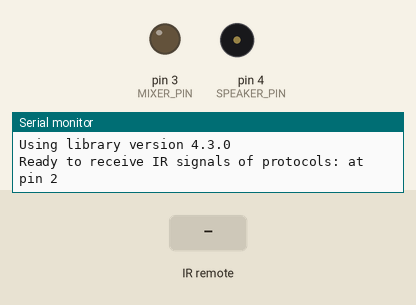
This sketch was run on a simulated Arduino Uno, built with avr-gcc and run on an emulated ATmega328P. Parts: output pins drawn as LEDs (lit = HIGH), buzzer (waves = sounding, pin HIGH), the last lines printed to the serial monitor. Inputs (shaded band) come from the test bench.

Above: at 1.2 s.
1.3 s: infrared code 0x70 received
At 2.5 s:
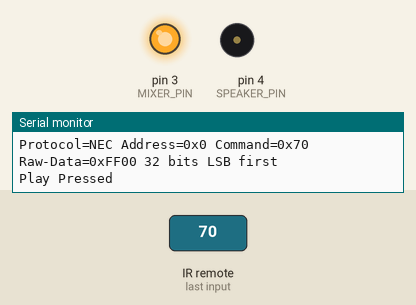
2.8 s: infrared code 0x7E received
At 3.8 s:
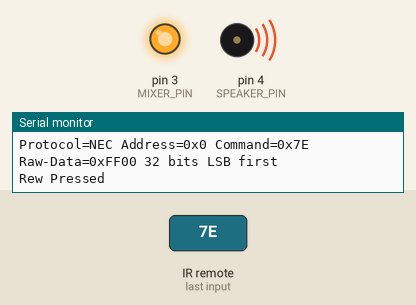
4.3 s: infrared code 0x71 received
At 5.7 s:
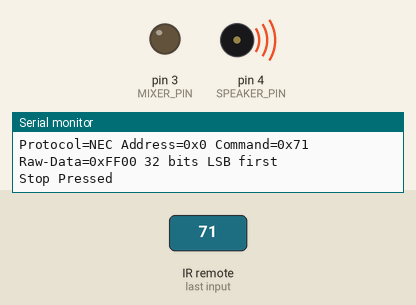
Timing chart, 0 to 7.3 s (numbered marks = the images above; inputs shaded):
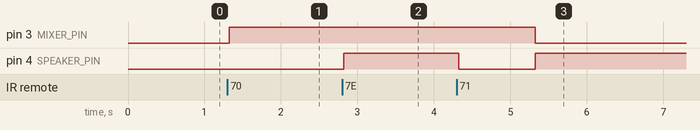

Measured:
- after the input at 1.3 s, pin 3 (MIXER_PIN): LOW → HIGH at once
- after the input at 2.8 s, pin 4 (SPEAKER_PIN): LOW → HIGH at once
- after the input at 4.3 s, pin 3 (MIXER_PIN): HIGH → LOW after 1.0 s; pin 4 (SPEAKER_PIN): HIGH → LOW at once, → HIGH 1.0 s later

The sketch:

remote_reader.ino
```cpp
// (licence header left out)
/*
 * Specify which protocol(s) should be used for decoding.
 * If no protocol is defined, all protocols (except Bang&Olufsen) are active.
 * This must be done before the #include <IRremote.hpp>
 */
//#define DECODE_DENON        // Includes Sharp
//#define DECODE_JVC
//#define DECODE_KASEIKYO
//#define DECODE_PANASONIC    // alias for DECODE_KASEIKYO
//#define DECODE_LG
#define DECODE_NEC          // Includes Apple and Onkyo
//#define DECODE_SAMSUNG
//#define DECODE_SONY
//#define DECODE_RC5
//#define DECODE_RC6

//#define DECODE_BOSEWAVE
//#define DECODE_LEGO_PF
//#define DECODE_MAGIQUEST
//#define DECODE_WHYNTER
//#define DECODE_FAST

//#define DECODE_DISTANCE_WIDTH // Universal decoder for pulse distance width protocols
//#define DECODE_HASH         // special decoder for all protocols

//#define DECODE_BEO          // This protocol must always be enabled manually, i.e. it is NOT enabled if no protocol is defined. It prevents decoding of SONY!

//#define DEBUG               // Activate this for lots of lovely debug output from the decoders.

//#define RAW_BUFFER_LENGTH  180  // Default is 112 if DECODE_MAGIQUEST is enabled, otherwise 100.

#include <Arduino.h>

//#include "conf.h" // Define macros for input and output pin etc.
#include <IRremote.hpp>

#define STR_HELPER(x) #x
#define STR(x) STR_HELPER(x)


#define IR_RECEIVE_PIN    2
#define MIXER_PIN         3
#define SPEAKER_PIN       4

#define SPEAKER_DELAY     1000

#define PLAY    0x70
#define PAUSE   0x81
#define STOP    0x71
#define RWD     0x7E
#define FWD     0x7D
#define PREV    0x80
#define NEXT    0x7F

bool mixer_on = false;
bool speaker_on = false;

typedef enum {
  ON,
  OFF
} PowerStatus;

void setup() {
    pinMode(MIXER_PIN, OUTPUT);
    pinMode(SPEAKER_PIN, OUTPUT);
    Serial.begin(9600);
    // Just to know which program is running on my Arduino
    Serial.println(F("START " __FILE__ " from " __DATE__ "\r\nUsing library version " VERSION_IRREMOTE));

    // Start the receiver and if not 3. parameter specified, take LED_BUILTIN pin from the internal boards definition as default feedback LED
    IrReceiver.begin(IR_RECEIVE_PIN, ENABLE_LED_FEEDBACK);

    Serial.print(F("Ready to receive IR signals of protocols: "));
    printActiveIRProtocols(&Serial);
    Serial.println(F("at pin " STR(IR_RECEIVE_PIN)));
}

void loop() {
    /*
     * Check if received data is available and if yes, try to decode it.
     * Decoded result is in the IrReceiver.decodedIRData structure.
     *
     * E.g. command is in IrReceiver.decodedIRData.command
     * address is in command is in IrReceiver.decodedIRData.address
     * and up to 32 bit raw data in IrReceiver.decodedIRData.decodedRawData
     */
    if (IrReceiver.decode()) {

        /*
         * Print a short summary of received data
         */

        IrReceiver.printIRResultShort(&Serial);
        IrReceiver.printIRSendUsage(&Serial);
        if (IrReceiver.decodedIRData.protocol == UNKNOWN) {
            Serial.println(F("Received noise or an unknown (or not yet enabled) protocol"));
            // We have an unknown protocol here, print more info
            IrReceiver.printIRResultRawFormatted(&Serial, true);
        }
        Serial.println();

        /*
         * !!!Important!!! Enable receiving of the next value,
         * since receiving has stopped after the end of the current received data packet.
         */
        IrReceiver.resume(); // Enable receiving of the next value

        /*
         * Finally, check the received data and perform actions according to the received command
         */
        if (IrReceiver.decodedIRData.command == PLAY) {
          Serial.println(F("Play Pressed"));
          Set_Mixer (ON);
            // do something
        } else if (IrReceiver.decodedIRData.command == STOP) {
          Serial.println(F("Stop Pressed"));
          Set_Mixer (OFF);
        } else if (IrReceiver.decodedIRData.command == PAUSE) {
          Serial.println(F("Pause Pressed"));
        } else if (IrReceiver.decodedIRData.command == RWD) {
          Serial.println(F("Rew Pressed"));
          Set_Speaker (ON);
        } else if (IrReceiver.decodedIRData.command == FWD) {
          Serial.println(F("Fwd Pressed"));
          Set_Speaker (OFF);
        } else if (IrReceiver.decodedIRData.command == PREV) {
          Serial.println(F("Prev Pressed"));
        } else if (IrReceiver.decodedIRData.command == NEXT) {
          Serial.println(F("Next Pressed"));
        }
    }
}

void Set_Mixer (PowerStatus status) {
  switch (status) {
    case ON:
      if (true == speaker_on) {
        Set_Speaker(OFF);
        delay(SPEAKER_DELAY);
        digitalWrite (MIXER_PIN, HIGH);
        Set_Speaker(ON);
        mixer_on = true;
      } else {
        digitalWrite (MIXER_PIN, HIGH);
        mixer_on = true;
      }
      break;
    case OFF:
      if (true == speaker_on) {
        Set_Speaker(OFF);
        delay(SPEAKER_DELAY);
        digitalWrite (MIXER_PIN, LOW);
        Set_Speaker(ON);
        mixer_on = false;
      }
      break;
    default: break;
  }
}

void Set_Speaker (PowerStatus status) {
  switch (status) {
    case ON:
      speaker_on = true;
      digitalWrite (SPEAKER_PIN, HIGH);
      break;
    case OFF:
      speaker_on = false;
      digitalWrite (SPEAKER_PIN, LOW);
      break;
    default: break;
  }
}
```
